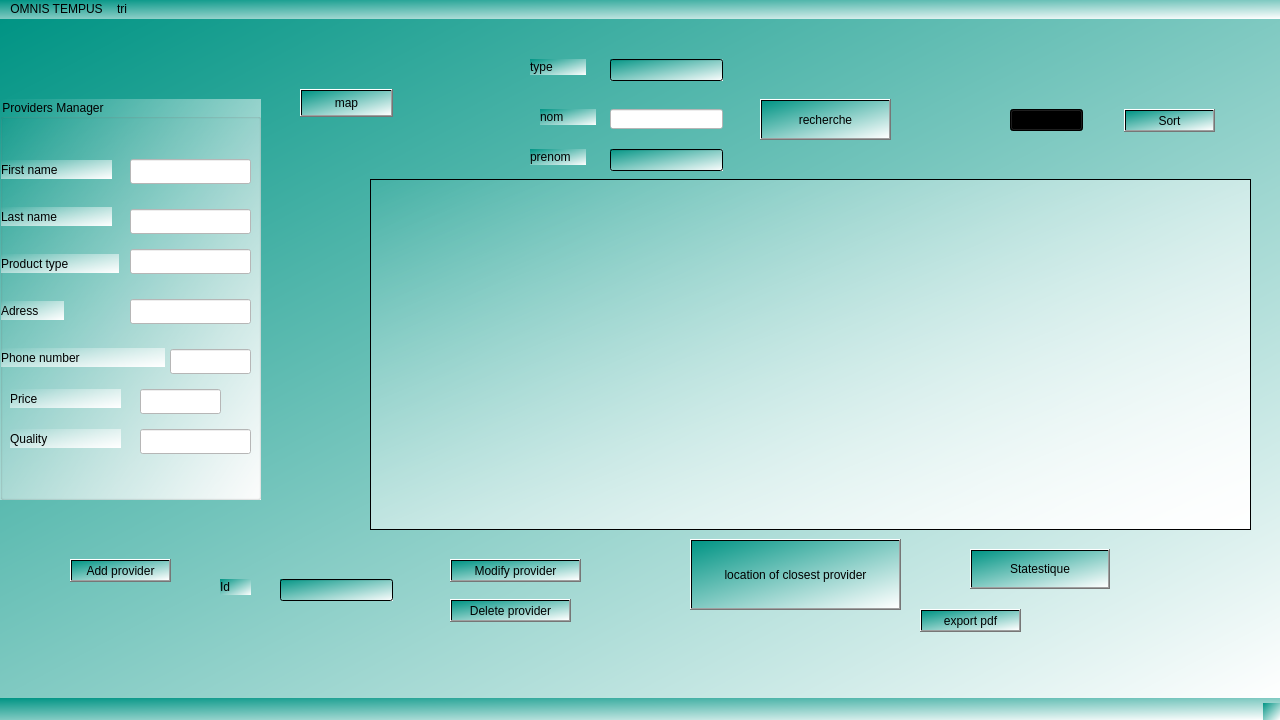
<?xml version="1.0" encoding="UTF-8"?>
<ui version="4.0">
 <class>MainWindow</class>
 <widget class="QMainWindow" name="MainWindow">
  <property name="geometry">
   <rect>
    <x>0</x>
    <y>0</y>
    <width>1280</width>
    <height>720</height>
   </rect>
  </property>
  <property name="cursor">
   <cursorShape>CrossCursor</cursorShape>
  </property>
  <property name="windowTitle">
   <string>MainWindow</string>
  </property>
  <property name="styleSheet">
   <string notr="true">
alternate-background-color: rgb(255, 255, 255);
background-color: qlineargradient(spread:pad, x1:0, y1:0, x2:1, y2:1, stop:0 rgba(0, 148, 132, 255), stop:1 rgba(255, 255, 255, 255));
border-color: rgb(255, 255, 255);
border-color: rgb(85, 255, 0);
</string>
  </property>
  <widget class="QWidget" name="centralwidget">
   <widget class="QGroupBox" name="groupBox">
    <property name="geometry">
     <rect>
      <x>0</x>
      <y>80</y>
      <width>261</width>
      <height>401</height>
     </rect>
    </property>
    <property name="styleSheet">
     <string notr="true">font: 8pt &quot;Cascadia Code&quot;;
background-color: rgb(211, 253, 255);
background-color: qlineargradient(spread:pad, x1:0, y1:0, x2:1, y2:1, stop:0 rgba(85, 255, 255, 0), stop:1 rgba(255, 255, 255, 255));
font: 10pt &quot;Cascadia Code&quot;;</string>
    </property>
    <property name="title">
     <string>Providers Manager</string>
    </property>
    <widget class="QLabel" name="label">
     <property name="geometry">
      <rect>
       <x>1</x>
       <y>108</y>
       <width>111</width>
       <height>19</height>
      </rect>
     </property>
     <property name="styleSheet">
      <string>font: 8pt &quot;Cascadia Code&quot;;
font: 10pt &quot;Cascadia Code&quot;;</string>
     </property>
     <property name="text">
      <string>Last name</string>
     </property>
    </widget>
    <widget class="QLabel" name="label_2">
     <property name="geometry">
      <rect>
       <x>1</x>
       <y>155</y>
       <width>118</width>
       <height>19</height>
      </rect>
     </property>
     <property name="styleSheet">
      <string>font: 8pt &quot;Cascadia Code&quot;;
font: 10pt &quot;Cascadia Code&quot;;</string>
     </property>
     <property name="text">
      <string>Product type</string>
     </property>
    </widget>
    <widget class="QLabel" name="label_3">
     <property name="geometry">
      <rect>
       <x>1</x>
       <y>202</y>
       <width>63</width>
       <height>19</height>
      </rect>
     </property>
     <property name="styleSheet">
      <string>font: 8pt &quot;Cascadia Code&quot;;
font: 10pt &quot;Cascadia Code&quot;;</string>
     </property>
     <property name="text">
      <string>Adress</string>
     </property>
    </widget>
    <widget class="QLabel" name="label_4">
     <property name="geometry">
      <rect>
       <x>1</x>
       <y>249</y>
       <width>164</width>
       <height>19</height>
      </rect>
     </property>
     <property name="styleSheet">
      <string>font: 8pt &quot;Cascadia Code&quot;;
font: 10pt &quot;Cascadia Code&quot;;</string>
     </property>
     <property name="text">
      <string>Phone number</string>
     </property>
    </widget>
    <widget class="QLineEdit" name="lineEdit_last_name_provider">
     <property name="geometry">
      <rect>
       <x>130</x>
       <y>110</y>
       <width>121</width>
       <height>25</height>
      </rect>
     </property>
     <property name="styleSheet">
      <string notr="true">background-color: rgb(255, 255, 255);</string>
     </property>
    </widget>
    <widget class="QLineEdit" name="lineEdit_product_type_provider">
     <property name="geometry">
      <rect>
       <x>130</x>
       <y>150</y>
       <width>121</width>
       <height>25</height>
      </rect>
     </property>
     <property name="styleSheet">
      <string notr="true">background-color: rgb(255, 255, 255);</string>
     </property>
    </widget>
    <widget class="QLineEdit" name="lineEdit_adress_provider">
     <property name="geometry">
      <rect>
       <x>130</x>
       <y>200</y>
       <width>121</width>
       <height>25</height>
      </rect>
     </property>
     <property name="styleSheet">
      <string notr="true">background-color: rgb(255, 255, 255);</string>
     </property>
    </widget>
    <widget class="QLabel" name="label_8">
     <property name="geometry">
      <rect>
       <x>1</x>
       <y>61</y>
       <width>111</width>
       <height>19</height>
      </rect>
     </property>
     <property name="text">
      <string>First name</string>
     </property>
    </widget>
    <widget class="QLineEdit" name="lineEdit_first_name_provider">
     <property name="geometry">
      <rect>
       <x>130</x>
       <y>60</y>
       <width>121</width>
       <height>25</height>
      </rect>
     </property>
     <property name="styleSheet">
      <string notr="true">background-color: rgb(255, 255, 255);</string>
     </property>
    </widget>
    <widget class="QLineEdit" name="lineEdit_phone_provider">
     <property name="geometry">
      <rect>
       <x>170</x>
       <y>250</y>
       <width>81</width>
       <height>25</height>
      </rect>
     </property>
     <property name="styleSheet">
      <string notr="true">background-color: rgb(255, 255, 255);</string>
     </property>
    </widget>
    <widget class="QLabel" name="label_10">
     <property name="geometry">
      <rect>
       <x>10</x>
       <y>290</y>
       <width>111</width>
       <height>19</height>
      </rect>
     </property>
     <property name="text">
      <string>Price</string>
     </property>
    </widget>
    <widget class="QLabel" name="label_11">
     <property name="geometry">
      <rect>
       <x>10</x>
       <y>330</y>
       <width>111</width>
       <height>19</height>
      </rect>
     </property>
     <property name="text">
      <string>Quality</string>
     </property>
    </widget>
    <widget class="QLineEdit" name="lineEdit_price_provider">
     <property name="geometry">
      <rect>
       <x>140</x>
       <y>290</y>
       <width>81</width>
       <height>25</height>
      </rect>
     </property>
     <property name="styleSheet">
      <string notr="true">background-color: rgb(255, 255, 255);</string>
     </property>
    </widget>
    <widget class="QLineEdit" name="lineEdit_quality_provider">
     <property name="geometry">
      <rect>
       <x>140</x>
       <y>330</y>
       <width>111</width>
       <height>25</height>
      </rect>
     </property>
     <property name="styleSheet">
      <string notr="true">background-color: rgb(255, 255, 255);</string>
     </property>
    </widget>
   </widget>
   <widget class="QTableView" name="tableView_provider">
    <property name="geometry">
     <rect>
      <x>370</x>
      <y>160</y>
      <width>881</width>
      <height>351</height>
     </rect>
    </property>
    <property name="styleSheet">
     <string notr="true">background-color: rgb(211, 253, 255);
background-color: qlineargradient(spread:pad, x1:0, y1:0, x2:1, y2:1, stop:0 rgba(85, 255, 255, 0), stop:1 rgba(255, 255, 255, 255));</string>
    </property>
   </widget>
   <widget class="QPushButton" name="pushButton_delete_providert">
    <property name="geometry">
     <rect>
      <x>450</x>
      <y>580</y>
      <width>121</width>
      <height>23</height>
     </rect>
    </property>
    <property name="styleSheet">
     <string notr="true">font: 8pt &quot;Cascadia Code&quot;;
font: 10pt &quot;Cascadia Code&quot;;</string>
    </property>
    <property name="text">
     <string>Delete provider</string>
    </property>
   </widget>
   <widget class="QPushButton" name="pushButton_sort_providers">
    <property name="geometry">
     <rect>
      <x>1124</x>
      <y>90</y>
      <width>91</width>
      <height>23</height>
     </rect>
    </property>
    <property name="styleSheet">
     <string notr="true">font: 8pt &quot;Cascadia Code&quot;;
font: 10pt &quot;Cascadia Code&quot;;</string>
    </property>
    <property name="text">
     <string>Sort</string>
    </property>
   </widget>
   <widget class="QLineEdit" name="n">
    <property name="geometry">
     <rect>
      <x>610</x>
      <y>90</y>
      <width>113</width>
      <height>20</height>
     </rect>
    </property>
    <property name="styleSheet">
     <string notr="true">selection-color: rgb(255, 255, 255);
background-color: rgb(255, 255, 255);</string>
    </property>
   </widget>
   <widget class="QPushButton" name="pushButton_Stat">
    <property name="geometry">
     <rect>
      <x>970</x>
      <y>530</y>
      <width>140</width>
      <height>40</height>
     </rect>
    </property>
    <property name="styleSheet">
     <string notr="true">font: 8pt &quot;Cascadia Code&quot;;
font: 10pt &quot;Cascadia Code&quot;;</string>
    </property>
    <property name="text">
     <string>Statestique</string>
    </property>
   </widget>
   <widget class="QPushButton" name="pushButton_add_provider">
    <property name="geometry">
     <rect>
      <x>70</x>
      <y>540</y>
      <width>101</width>
      <height>23</height>
     </rect>
    </property>
    <property name="styleSheet">
     <string notr="true">font: 8pt &quot;Cascadia Code&quot;;
font: 10pt &quot;Cascadia Code&quot;;</string>
    </property>
    <property name="text">
     <string>Add provider</string>
    </property>
   </widget>
   <widget class="QPushButton" name="pushButton_modify_provider">
    <property name="geometry">
     <rect>
      <x>450</x>
      <y>540</y>
      <width>131</width>
      <height>23</height>
     </rect>
    </property>
    <property name="styleSheet">
     <string notr="true">font: 8pt &quot;Cascadia Code&quot;;
font: 10pt &quot;Cascadia Code&quot;;</string>
    </property>
    <property name="text">
     <string>Modify provider</string>
    </property>
   </widget>
   <widget class="QPushButton" name="pushButton_location">
    <property name="geometry">
     <rect>
      <x>690</x>
      <y>520</y>
      <width>211</width>
      <height>71</height>
     </rect>
    </property>
    <property name="styleSheet">
     <string notr="true">font: 8pt &quot;Cascadia Code&quot;;
font: 10pt &quot;Cascadia Code&quot;;</string>
    </property>
    <property name="text">
     <string>location of closest provider</string>
    </property>
   </widget>
   <widget class="QLineEdit" name="lineEdit_id_modify">
    <property name="geometry">
     <rect>
      <x>280</x>
      <y>560</y>
      <width>113</width>
      <height>22</height>
     </rect>
    </property>
   </widget>
   <widget class="QLabel" name="label_5">
    <property name="geometry">
     <rect>
      <x>220</x>
      <y>560</y>
      <width>31</width>
      <height>16</height>
     </rect>
    </property>
    <property name="layoutDirection">
     <enum>Qt::RightToLeft</enum>
    </property>
    <property name="text">
     <string>Id </string>
    </property>
   </widget>
   <widget class="QPushButton" name="pushButton_add_provider_5">
    <property name="geometry">
     <rect>
      <x>920</x>
      <y>590</y>
      <width>101</width>
      <height>23</height>
     </rect>
    </property>
    <property name="styleSheet">
     <string notr="true">font: 8pt &quot;Cascadia Code&quot;;
font: 10pt &quot;Cascadia Code&quot;;</string>
    </property>
    <property name="text">
     <string>export pdf</string>
    </property>
   </widget>
   <widget class="QPushButton" name="recherche">
    <property name="geometry">
     <rect>
      <x>760</x>
      <y>80</y>
      <width>131</width>
      <height>41</height>
     </rect>
    </property>
    <property name="text">
     <string>recherche</string>
    </property>
   </widget>
   <widget class="QLabel" name="label_6">
    <property name="geometry">
     <rect>
      <x>540</x>
      <y>90</y>
      <width>56</width>
      <height>16</height>
     </rect>
    </property>
    <property name="text">
     <string>nom</string>
    </property>
   </widget>
   <widget class="QLineEdit" name="t">
    <property name="geometry">
     <rect>
      <x>610</x>
      <y>40</y>
      <width>113</width>
      <height>22</height>
     </rect>
    </property>
   </widget>
   <widget class="QLineEdit" name="p">
    <property name="geometry">
     <rect>
      <x>610</x>
      <y>130</y>
      <width>113</width>
      <height>22</height>
     </rect>
    </property>
   </widget>
   <widget class="QLabel" name="label_7">
    <property name="geometry">
     <rect>
      <x>530</x>
      <y>40</y>
      <width>56</width>
      <height>16</height>
     </rect>
    </property>
    <property name="text">
     <string>type</string>
    </property>
   </widget>
   <widget class="QLabel" name="label_12">
    <property name="geometry">
     <rect>
      <x>530</x>
      <y>130</y>
      <width>56</width>
      <height>16</height>
     </rect>
    </property>
    <property name="text">
     <string>prenom</string>
    </property>
   </widget>
   <widget class="QComboBox" name="comboBox">
    <property name="geometry">
     <rect>
      <x>1010</x>
      <y>90</y>
      <width>73</width>
      <height>22</height>
     </rect>
    </property>
    <item>
     <property name="text">
      <string>nom</string>
     </property>
    </item>
    <item>
     <property name="text">
      <string>numero</string>
     </property>
    </item>
   </widget>
   <widget class="QPushButton" name="pushButton">
    <property name="geometry">
     <rect>
      <x>300</x>
      <y>70</y>
      <width>93</width>
      <height>28</height>
     </rect>
    </property>
    <property name="text">
     <string>map</string>
    </property>
   </widget>
  </widget>
  <widget class="QStatusBar" name="statusbar"/>
  <widget class="QMenuBar" name="menubar">
   <property name="geometry">
    <rect>
     <x>0</x>
     <y>0</y>
     <width>1280</width>
     <height>26</height>
    </rect>
   </property>
   <widget class="QMenu" name="menuOMNIS_TEMPUS">
    <property name="font">
     <font>
      <family>Cascadia Code</family>
     </font>
    </property>
    <property name="title">
     <string>OMNIS TEMPUS</string>
    </property>
    <addaction name="separator"/>
   </widget>
   <widget class="QMenu" name="menutri">
    <property name="title">
     <string>tri</string>
    </property>
    <addaction name="separator"/>
   </widget>
   <addaction name="menuOMNIS_TEMPUS"/>
   <addaction name="menutri"/>
  </widget>
 </widget>
 <resources/>
 <connections/>
</ui>
